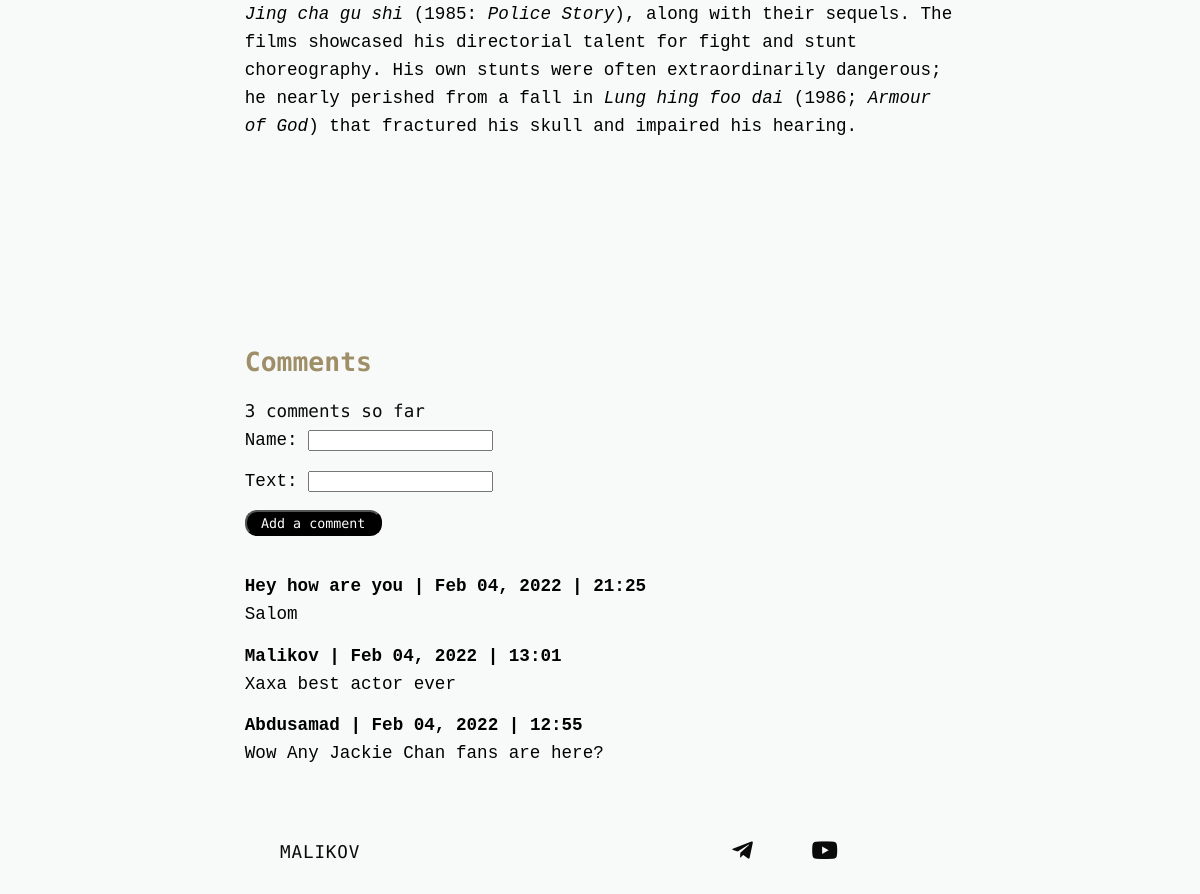
/post/who-is-jackie-chan/ (lower part), run on an earlier commit of the app's database.
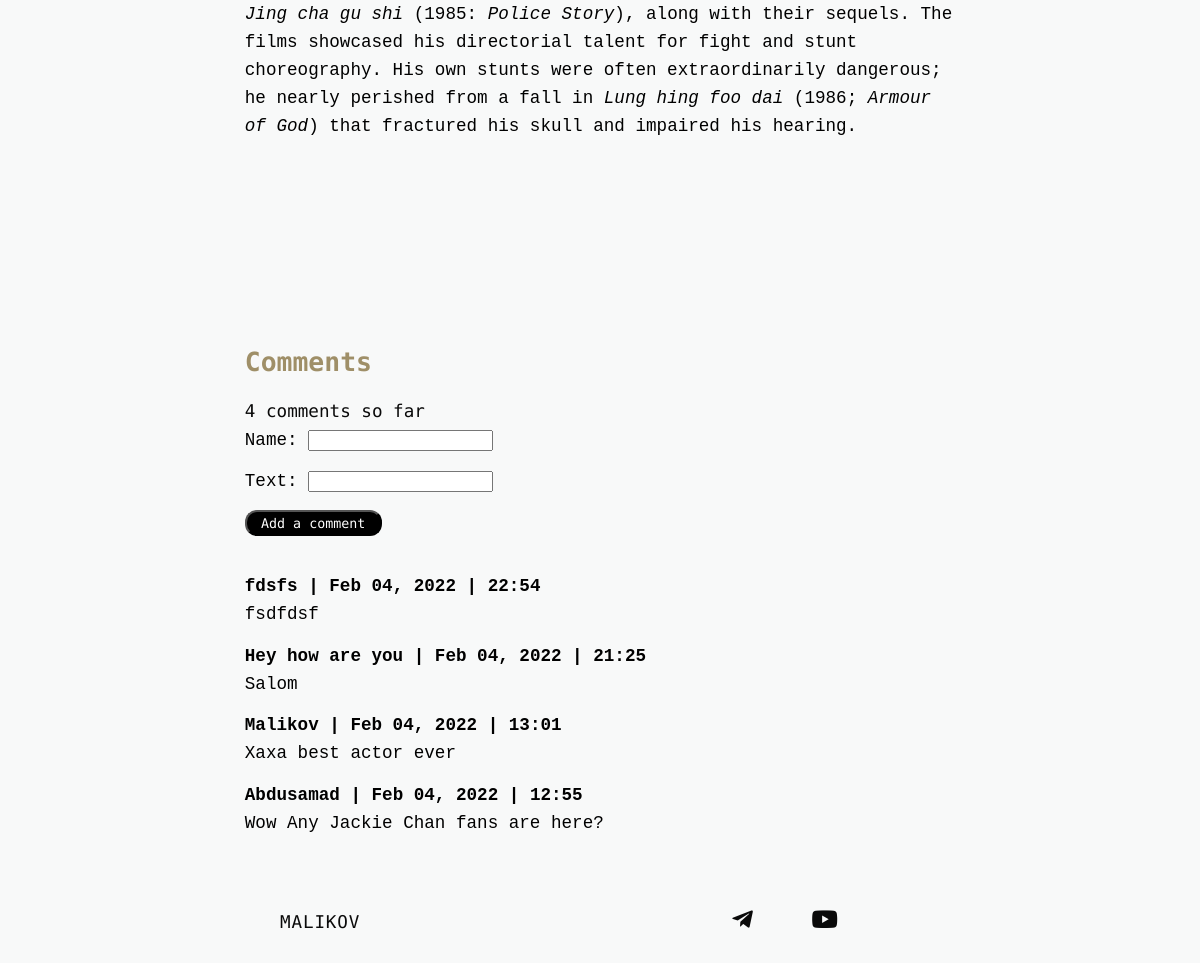
And on a later commit of the database.
### blog/models.py (models this page shows, shortened)
class Post(models.Model):
    title = models.CharField(max_length=100)
    description = models.CharField(max_length=210)
    slug = models.SlugField()
    created_at = models.DateTimeField(auto_now_add=True)
    updated_at = models.DateTimeField(auto_now=True)
    text = RichTextField()
    active = models.BooleanField(default=True)
    comment_count = models.IntegerField(default=0)
    view_count = models.IntegerField(default=0)
    like_count = models.IntegerField(default=0)
    images = models.ImageField(upload_to='post_images')
    category = models.ManyToManyField(Category)
    class Meta:
        ordering = ('-created_at',)

class Comments(models.Model):
    post = models.ForeignKey(Post, on_delete=models.CASCADE, related_name='comments')
    name = models.CharField(max_length=30)
    text = models.CharField(max_length=100)
    created_at = models.DateTimeField(auto_now_add=True)
    class Meta:
        ordering = ('-created_at',)

### blog/views.py (the view)
# urls.py: path("post/<slug:slug>/", post_detail, name='post_detail')
def post_detail(request, slug):
    post = get_object_or_404(Post, slug = slug)
    if request.method == 'POST':
        form = CommentForm(request.POST)
        if form.is_valid:
            comment = form.save(commit=False)
            comment.post = post
            comment.save()
            return redirect('post_detail', slug=post.slug)
    else:
        form = CommentForm()
    context = {
        'post': post,
        'form': form
    }
    return render(request, 'post_detail.html', context)

### blog/forms.py
class CommentForm(ModelForm):
    class Meta:
        model = Comments
        fields = ('name', 'text')

### templates/post_detail.html (shortened to what this page needs)
{% extends 'base.html' %}
{% block content %}
    <div class='center' style='width:60%; margin: 3% auto;'>
        <p class="preview__excerpt" itemprop="description">{{ post.text|safe }}</p>
    </div>
    <div class='center' style='width:60%; margin: 3% auto;'>
        <h2 class="preview__header" itemprop="name">Comments</h2>
        <span class="preview__date">{{ post.comments.count }} comments so far</span>
        <form method='post'>
            {{ form.as_p }}
            <input type="submit" value='Add a comment'
                   style="padding:0.5% 2%; background:black; color:white;border-radius:12px; font-family: 'Space Mono', monospace;">
        </form>
    </div>
    <div class='center' style='width:60%; margin: 3% auto;'>
        {% if post.comments.count != 0 %}
            {% for comment in post.comments.all %}
                <strong>{{ comment.name }} | {{ comment.created_at|date:'M d, Y | H:i' }}</strong>
                <p>{{ comment.text }} </p>
            {% endfor %}
        {% else %}
            <p>No comments yet. Be first commentor</p>
        {% endif %}
    </div>
    <div class='center' style='width:60%; margin: 3% auto;'>
        <footer class="section-padding--sm footer" style='margin-left:0;'>
            <a class="footer__archive" href="/">MALIKOV</a>
            <ul class="footer__social">
                <li><a class="fa fa-lg fa-github" href="https://github.com/sevbo2003" target="_blank"></a>
                </li>
                <li><a class="fab fa-lg fa-telegram-plane" href="https://www.linkedin.com/in/abdusamad-malikov/"
                       target="_blank"></a>
                </li>
                <li><a class="fa fa-lg fa-linkedin" href="https://www.linkedin.com/in/abdusamad-malikov/"
                       target="_blank"></a></li>
                <li><a class="fab fa-lg fa-youtube" href="https://www.youtube.com/channel/UCmA8lwHZHfpbSkbv65awfdQ"
                       target="_blank"></a>
                </li>
                <li><a class="fa fa-lg fa-facebook" href="https://www.facebook.com/abdusamad.malikov.18"
                       target="_blank"></a></li>
                <li><a class="fa fa-lg fa-instagram" href="https://www.instagram.com/abdusamad_malikov/"
                       target="_blank"></a></li>
            </ul>
        </footer>
    </div>
{% endblock %}

What changed in the data, as far as the page shows it:
computed for Post: comments.count "3" → "4"
added Comments: name "fdsfs", created_at|H "Feb 04, 2022 | 22:54", text "fsdfdsf"
